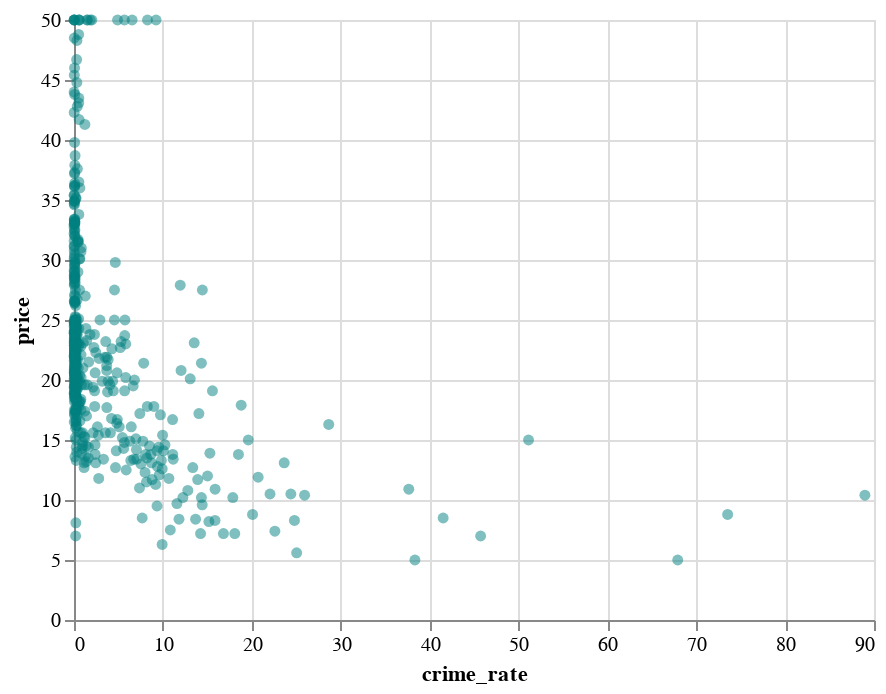

The code cell stored with this chart in its notebook:
### Code cell
alt.Chart(df).mark_circle(color='teal', opacity=0.5).encode(x='crime_rate', y='price')

### Figure 1 — Vega-Lite specification as saved in the notebook (floating-point values rounded to 4 significant figures; data arrays with more than 128 entries replaced by an {"elided": "..."} marker saying what was removed)
{"config": {"view": {"continuousWidth": 400, "continuousHeight": 300}}, "data": {"name": "data-34d98bdf01e144d8295abd65e9ab2652"}, "mark": {"type": "circle", "color": "teal", "opacity": 0.5}, "encoding": {"x": {"type": "quantitative", "field": "crime_rate"}, "y": {"type": "quantitative", "field": "price"}}, "$schema": "https://vega.github.io/schema/vega-lite/v4.8.1.json", "datasets": {"data-34d98bdf01e144d8295abd65e9ab2652": {"elided": "506 records"}}}
